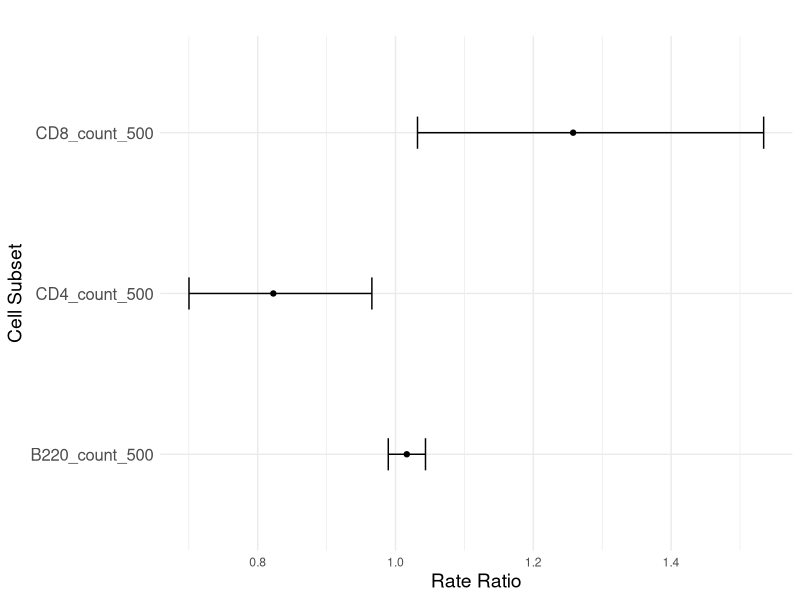
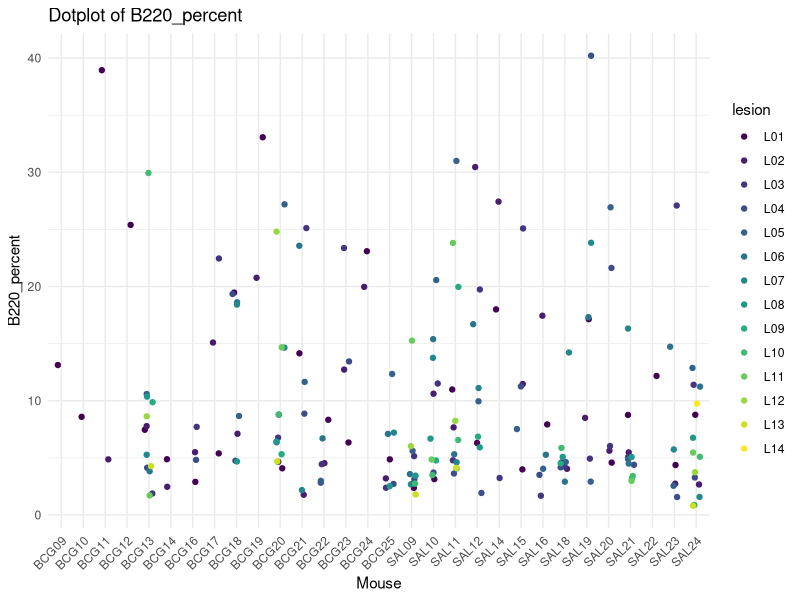
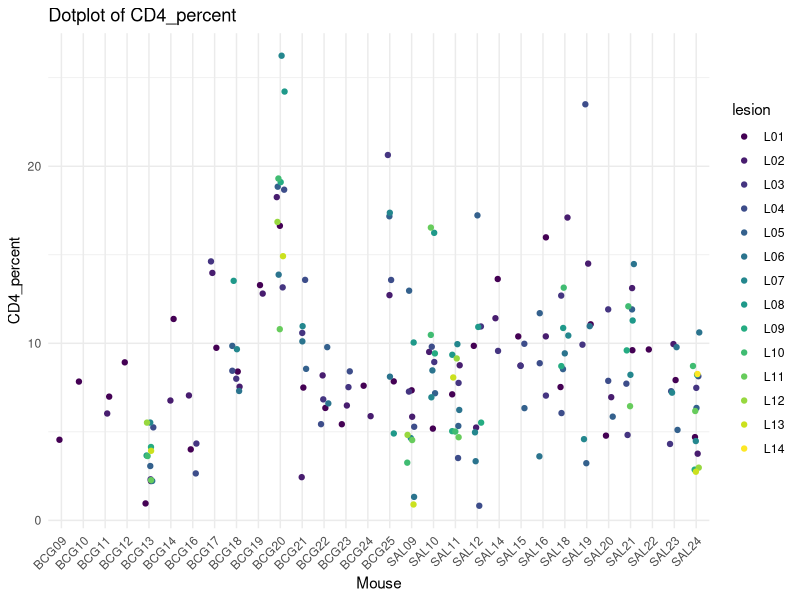
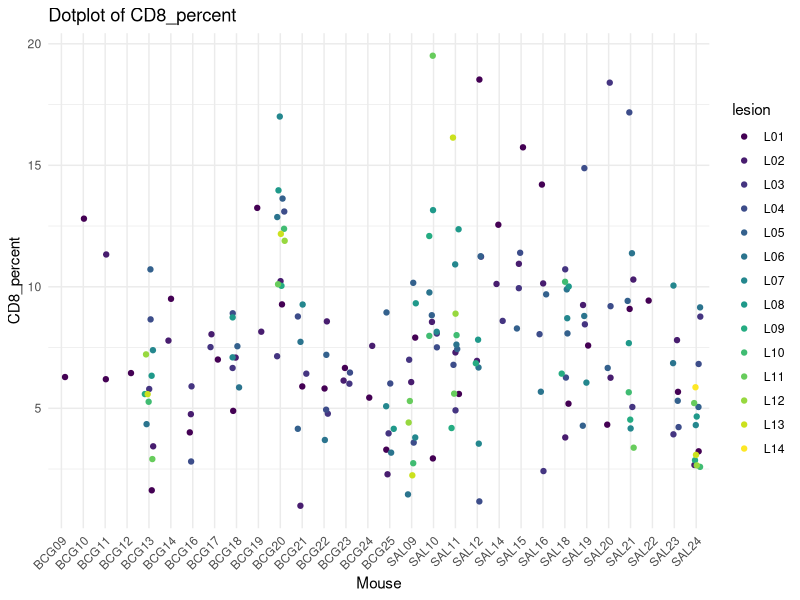
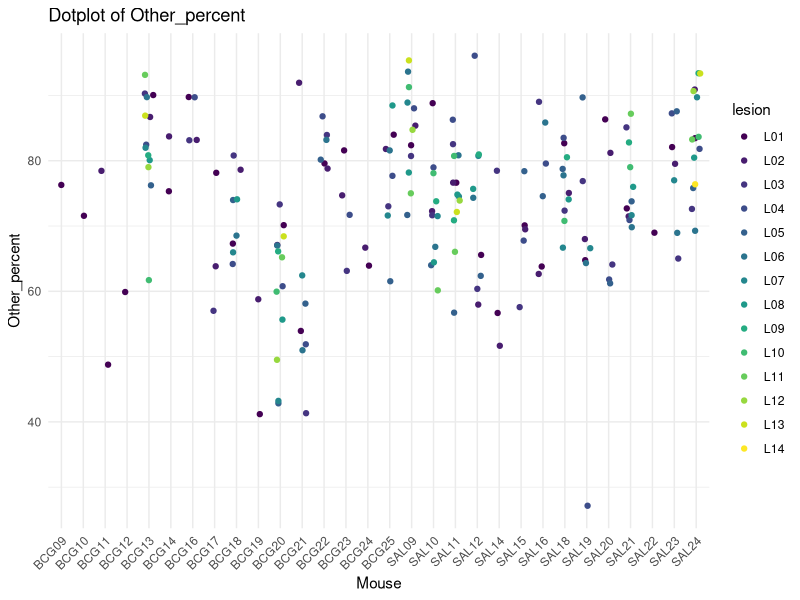
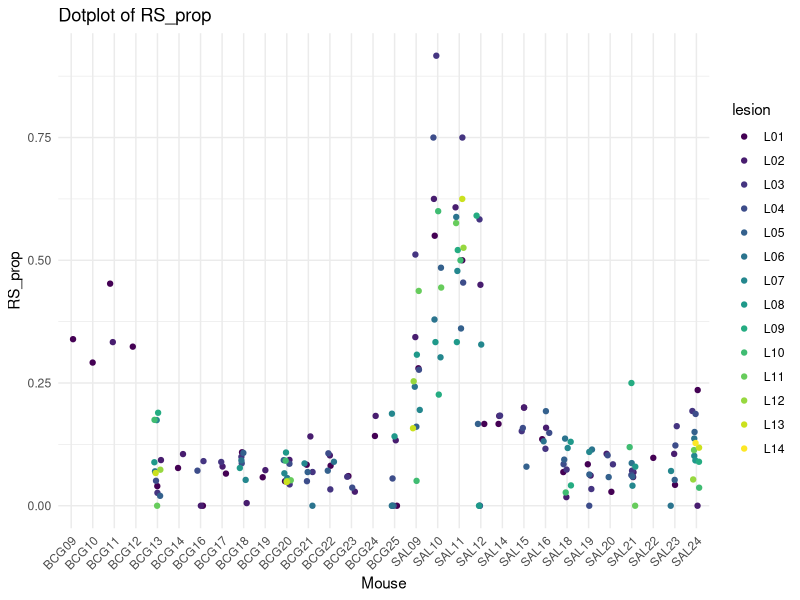
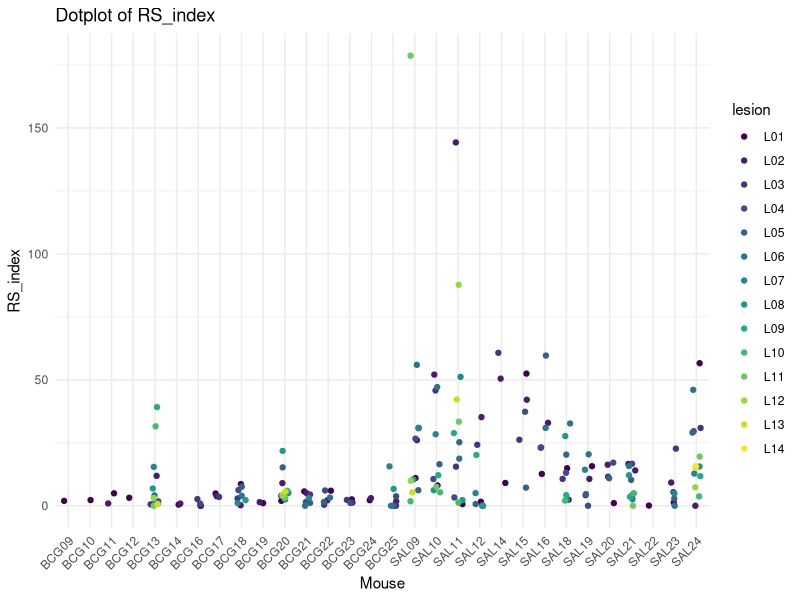
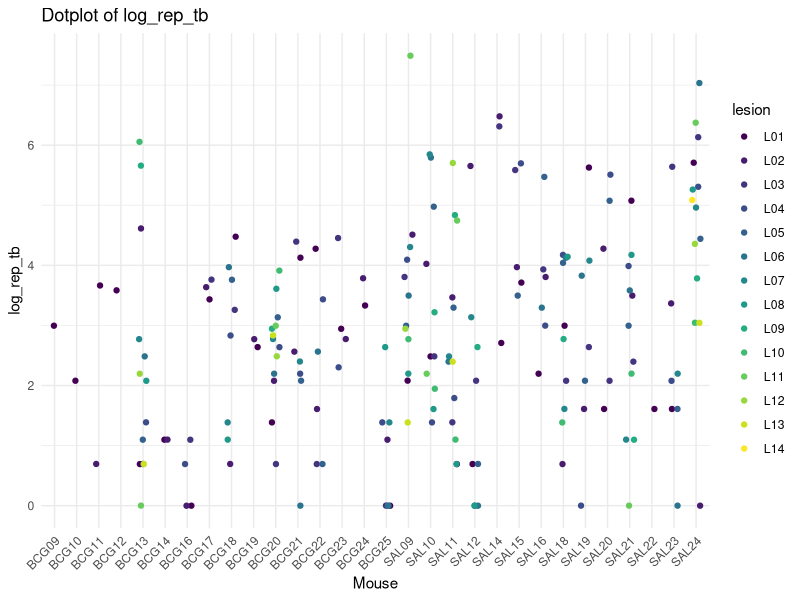

The R source for these figures, in order: (Note: this script raises an error after producing the figures.)
## ---- chunk 1
knitr::opts_chunk$set(echo = TRUE)
## ---- chunk 2
library(MASS)
library(gridExtra)  
library(mnormt) 
library(lme4) 
library(knitr) 
library(kableExtra)
library(tidyverse)
library(ggplot2)
library(viridis)
## ---- chunk 3
granuloma_data <- read.csv("IHC_ISH_clean_data_WIP 1.csv")
## ---- chunk 4
# Fit Poisson GLMs with offset
glm_granuloma <- glm(rep_tb ~ CD4_count_500 + CD8_count_500 + B220_count_500 + Vaccination + Timepoint + offset(log(total_tb)), data = granuloma_data, family = quasipoisson())


summary(glm_granuloma)

# Coefficients from the model
coefficients <- c(Intercept = -2.70185,
                  CD4_count_500 = -0.19521,
                  CD8_count_500 = 0.22937,
                  B220_count_500 = 0.01623,
                  VaccinationSAL = 0.43675,
                  TimepointD56 = 0.79078)

# Function to calculate percentage change
percent_change <- function(coef) {
  (exp(coef) - 1) * 100
}

# Apply the function to all coefficients (excluding the intercept)
percent_changes <- sapply(coefficients[-1], percent_change)

# Output the percent changes
percent_changes

glm_granuloma_df <- as.data.frame(percent_changes)

glm_granuloma_df  <- rownames_to_column(glm_granuloma_df , var = "Cell Subset")
## ---- chunk 5
CI <- exp(confint(glm_granuloma))
# Extract coefficients
coefficients <- summary(glm_granuloma)$coef

# Define a significance threshold (e.g., 0.05)
significance_threshold <- 1

# Filter significant coefficients
significant_coefficients <- coefficients[coefficients[, 4] < significance_threshold, ]

# Calculate odds ratios
rate_ratios <- exp(significant_coefficients[, 1])

# Add variable names for interpretation
rate_ratios <- data.frame(
  Rate_Ratio = rate_ratios)



rate_ratios <- as.data.frame(rate_ratios) %>% 
    rownames_to_column('Cell Subset')
CI_df  <- as.data.frame(CI) %>%
    rownames_to_column('Cell Subset')

CI_df <- CI_df %>% dplyr::slice(-1)


rate_ratios <- inner_join(rate_ratios, CI_df, by = "Cell Subset")
rate_ratios$`Cell Subset` <- gsub("^group", "", rate_ratios$`Cell Subset`)
rate_ratios <- rate_ratios  %>%
  filter(`Cell Subset` != "(Intercept)")

rate_ratios 
## ---- chunk 6
rate_ratios<- data.frame(
  Cell_Subset = c("CD4_count_500", "CD8_count_500", "B220_count_500"),
  Rate_Ratio = c(0.8226647, 1.2578057, 1.0163662),
  Lower_CI = c(0.7002648, 1.0319083, 0.9895011),
  Upper_CI = c(0.9656904, 1.5343186, 1.0435044)
)



ggplot(rate_ratios, aes(x = Cell_Subset, y = Rate_Ratio)) +
  geom_point() +
  geom_errorbar(aes(ymin = Lower_CI, ymax = Upper_CI), width = 0.2) +
  coord_flip() +
  theme_minimal() +
  labs(
    x = "Cell Subset",
    y = "Rate Ratio",
    title = ""
  ) +
  theme(
    axis.text.y = element_text(size = 12),
    axis.title = element_text(size = 14),
    plot.title = element_text(size = 16, face = "bold")
  )

## ---- chunk 7
colnames(granuloma_data)

# Correlation matrix
cor(granuloma_data[, c("RS_prop", "CD4_count_500")])


cor(granuloma_data[, c("RS_prop", "CD8_count_500")])


cor(granuloma_data[, c("RS_prop", "B220_count_500")])
## ---- chunk 8
# Plot for B220_percent
ggplot(granuloma_data, aes(x = mouse, y = B220_percent, color = lesion)) +
  geom_jitter(width = 0.2) +
  ggtitle("Dotplot of B220_percent") +
  xlab("Mouse") +
  ylab("B220_percent") +
  scale_color_viridis_d() +
  theme_minimal() +
  theme(axis.text.x = element_text(angle = 45, hjust = 1))

# Plot for CD4_percent
ggplot(granuloma_data, aes(x = mouse, y = CD4_percent, color = lesion)) +
  geom_jitter(width = 0.2) +
  ggtitle("Dotplot of CD4_percent") +
  xlab("Mouse") +
  ylab("CD4_percent") +
  scale_color_viridis_d() +  
  theme_minimal() +
  theme(axis.text.x = element_text(angle = 45, hjust = 1))

# Plot for CD8_percent
ggplot(granuloma_data, aes(x = mouse, y = CD8_percent, color = lesion)) +
  geom_jitter(width = 0.2) +
  ggtitle("Dotplot of CD8_percent") +
  xlab("Mouse") +
  ylab("CD8_percent") +
  scale_color_viridis_d() +  
  theme_minimal() +
  theme(axis.text.x = element_text(angle = 45, hjust = 1))

# Plot for Other_percent
ggplot(granuloma_data, aes(x = mouse, y = Other_percent, color = lesion)) +
  geom_jitter(width = 0.2) +
  ggtitle("Dotplot of Other_percent") +
  xlab("Mouse") +
  ylab("Other_percent") +
  scale_color_viridis_d() + 
  theme_minimal() +
  theme(axis.text.x = element_text(angle = 45, hjust = 1))

# Plot for RS_prop
ggplot(granuloma_data, aes(x = mouse, y = RS_prop, color = lesion)) +
  geom_jitter(width = 0.2) +
  ggtitle("Dotplot of RS_prop") +
  xlab("Mouse") +
  ylab("RS_prop") +
  scale_color_viridis_d() +  
  theme_minimal() +
  theme(axis.text.x = element_text(angle = 45, hjust = 1))

# Plot for RS_index
ggplot(granuloma_data, aes(x = mouse, y = RS_index, color = lesion)) +
  geom_jitter(width = 0.2) +
  ggtitle("Dotplot of RS_index") +
  xlab("Mouse") +
  ylab("RS_index") +
  scale_color_viridis_d() + 
  theme_minimal() +
  theme(axis.text.x = element_text(angle = 45, hjust = 1))

# Plot for log_rep_tb
ggplot(granuloma_data, aes(x = mouse, y = log_rep_tb, color = lesion)) +
  geom_jitter(width = 0.2) +
  ggtitle("Dotplot of log_rep_tb") +
  xlab("Mouse") +
  ylab("log_rep_tb") +
  scale_color_viridis_d() + 
  theme_minimal() +
  theme(axis.text.x = element_text(angle = 45, hjust = 1))

# Plot for log_nonrep_tb
ggplot(granuloma_data, aes(x = mouse, y = log_nonrep_tb, color = lesion)) +
  geom_jitter(width = 0.2) +
  ggtitle("Dotplot of log_nonrep_tb") +
  xlab("Mouse") +
  ylab("log_nonrep_tb") +
  scale_color_viridis_d() + 
  theme_minimal() +
  theme(axis.text.x = element_text(angle = 45, hjust = 1))

# Plot for log_total_tb
ggplot(granuloma_data, aes(x = mouse, y = log_total_tb, color = lesion)) +
  geom_jitter(width = 0.2) +
  ggtitle("Dotplot of log_total_tb") +
  xlab("Mouse") +
  ylab("log_total_tb") +
  scale_color_viridis_d() + 
  theme_minimal() +
  theme(axis.text.x = element_text(angle = 45, hjust = 1))

# Plot for log_RS_index
ggplot(granuloma_data, aes(x = mouse, y = log_RS_index, color = lesion)) +
  geom_jitter(width = 0.2) +
  ggtitle("Dotplot of log_RS_index") +
  xlab("Mouse") +
  ylab("log_RS_index") +
  scale_color_viridis_d() +  
  theme_minimal() +
  theme(axis.text.x = element_text(angle = 45, hjust = 1))

# Plot for log_RS_prop
ggplot(granuloma_data, aes(x = mouse, y = log_RS_prop, color = lesion)) +
  geom_jitter(width = 0.2) +
  ggtitle("Dotplot of log_RS_prop") +
  xlab("Mouse") +
  ylab("log_RS_prop") +
  scale_color_viridis_d() +  
  theme_minimal() +
  theme(axis.text.x = element_text(angle = 45, hjust = 1))

ggplot(granuloma_data, aes(x = mouse, y = (rep_tb/total_tb), color = lesion)) +
  geom_jitter(width = 0.2) +
  ggtitle("Dotplot of Prop of Replicating Mtb") +
  xlab("Mouse") +
  ylab("Prop of Replicating Mtb") +
  scale_color_viridis_d() +  
  theme_minimal() +
  theme(axis.text.x = element_text(angle = 45, hjust = 1))

## ---- chunk 9
#GOOD
ggplot(granuloma_data, aes(x = Other_percent, y = (rep_tb/total_tb), color = lesion)) +
  geom_point() +
  facet_wrap(~ mouse) +
  ggtitle("Other_percent vs Prop of Replicating Mtb") +
  xlab("Other_percent") +
  ylab("Prop of Replicating TB") +
  scale_color_viridis_d() + 
  theme_minimal() +
  theme(axis.text.x = element_text(angle = 45, hjust = 1))


ggplot(granuloma_data, aes(x = B220_percent, y = (rep_tb/total_tb), color = lesion)) +
  geom_point() +
  facet_wrap(~ mouse) +
  ggtitle("B220_percent vs Prop of Replicating Mtb") +
  xlab("B220_percent") +
  ylab("Prop of Replicating TB") +
  scale_color_viridis_d() + 
  theme_minimal() +
  theme(axis.text.x = element_text(angle = 45, hjust = 1))

ggplot(granuloma_data, aes(x = CD8_percent, y = (rep_tb/total_tb), color = lesion)) +
  geom_point() +
  facet_wrap(~ mouse) +
  ggtitle("CD8_percent vs Prop of Replicating Mtb") +
  xlab("CD8_percent") +
  ylab("Prop of Replicating TB") +
  scale_color_viridis_d() + 
  theme_minimal() +
  theme(axis.text.x = element_text(angle = 45, hjust = 1))

ggplot(granuloma_data, aes(x = CD4_percent, y = (rep_tb/total_tb), color = lesion)) +
  geom_point() +
  facet_wrap(~ mouse) +
  ggtitle("CD4_percent vs Prop of Replicating Mtb") +
  xlab("CD4_percent") +
  ylab("Prop of Replicating TB") +
  scale_color_viridis_d() + 
  theme_minimal() +
  theme(axis.text.x = element_text(angle = 45, hjust = 1))
## ---- chunk 10
ggplot(granuloma_data, aes(x = CD8_percent, y = (rep_tb/total_tb), color = Vaccination)) +
  geom_point() +
  facet_wrap(~ Timepoint) +
  ggtitle("CD8_percent vs Prop of Replicating Mtb") +
  xlab("CD8_percent") +
  ylab("Prop of Replicating TB") +
  scale_color_viridis_d() + 
  theme_minimal() +
  theme(axis.text.x = element_text(angle = 45, hjust = 1))

ggplot(granuloma_data, aes(x = B220_percent, y = (rep_tb/total_tb), color = Vaccination)) +
  geom_point() +
  facet_wrap(~ Timepoint) +
  ggtitle("B220_percent vs Prop of Replicating Mtb") +
  xlab("B220_percent") +
  ylab("Prop of Replicating TB") +
  scale_color_viridis_d() + 
  theme_minimal() +
  theme(axis.text.x = element_text(angle = 45, hjust = 1))

ggplot(granuloma_data, aes(x = Other_percent, y = (rep_tb/total_tb), color = Vaccination)) +
  geom_point() +
  facet_wrap(~ Timepoint) +
  ggtitle("Other_percent vs Prop of Replicating Mtb") +
  xlab("Other_percent") +
  ylab("Prop of Replicating TB") +
  scale_color_viridis_d() + 
  theme_minimal() +
  theme(axis.text.x = element_text(angle = 45, hjust = 1))

ggplot(granuloma_data, aes(x = CD4_percent, y = (rep_tb/total_tb), color = Vaccination)) +
  geom_point() +
  facet_wrap(~ Timepoint) +
  ggtitle("CD4_percent vs Prop of Replicating Mtb") +
  xlab("CD4_percent") +
  ylab("Prop of Replicating TB") +
  scale_color_viridis_d() + 
  theme_minimal() +
  theme(axis.text.x = element_text(angle = 45, hjust = 1))
## ---- chunk 11
#GOOD

ggplot(granuloma_data, aes(x = CD4_percent, y = (rep_tb/total_tb), color = Vaccination)) +
  geom_point() +
  facet_wrap(~ mouse) +
  ggtitle("CD4_percent vs Prop of Replicating Mtb") +
  xlab("CD4_percent") +
  ylab("Prop of Replicating TB") +
  scale_color_viridis_d() + 
  theme_minimal() +
  theme(axis.text.x = element_text(angle = 45, hjust = 1))

ggplot(granuloma_data, aes(x = CD8_percent, y = (rep_tb/total_tb), color = Vaccination)) +
  geom_point() +
  facet_wrap(~ mouse) +
  ggtitle("CD8_percent vs Prop of Replicating Mtb") +
  xlab("CD8_percent") +
  ylab("Prop of Replicating TB") +
  scale_color_viridis_d() + 
  theme_minimal() +
  theme(axis.text.x = element_text(angle = 45, hjust = 1))

ggplot(granuloma_data, aes(x = B220_percent, y = (rep_tb/total_tb), color = Vaccination)) +
  geom_point() +
  facet_wrap(~ mouse) +
  ggtitle("B220_percent vs Prop of Replicating Mtb") +
  xlab("B220_percent") +
  ylab("Prop of Replicating TB") +
  scale_color_viridis_d() + 
  theme_minimal() +
  theme(axis.text.x = element_text(angle = 45, hjust = 1))

ggplot(granuloma_data, aes(x = Other_percent, y = (rep_tb/total_tb), color = Vaccination)) +
  geom_point() +
  facet_wrap(~ mouse) +
  ggtitle("Other_percent vs Prop of Replicating Mtb") +
  xlab("Other_percent") +
  ylab("Prop of Replicating TB") +
  scale_color_viridis_d() + 
  theme_minimal() +
  theme(axis.text.x = element_text(angle = 45, hjust = 1))
## ---- chunk 12
# nb <- glmer.nb(rep_tb ~ CD4_count_500 + CD8_count_500 + B220_count_500 + Vaccination + Timepoint + (1 | mouse/unique_lesion) + offset(log(total_tb)), data = granuloma_data)
# 
# summary(nb)
## ---- chunk 13
model_mouse_offset <- glmer(rep_tb ~ CD4_count_500 + CD8_count_500 + B220_count_500 + 
                              Vaccination + Timepoint + (1 | mouse) + offset(log(total_tb)) + (1 | unique_lesion), 
                            data = granuloma_data, family = poisson())


summary(model_mouse_offset)

# Coefficients from Poisson regression
coefficients <- c(Intercept = -2.75987,
                  CD4_count_500 = -0.09134,
                  CD8_count_500 = 0.06960,
                  B220_count_500 = 0.04841,
                  VaccinationSAL = 0.28365,
                  TimepointD56 = 0.96559)

# Function to calculate percentage change from rate ratio (similar to odds ratio)
percent_change <- function(coef) {
  (exp(coef) - 1) * 100
}

# Apply the function to all coefficients (excluding the intercept)
percent_changes <- sapply(coefficients[-1], percent_change)

# Output the percent changes/outcome rate change. this is like percent change in odds from odds ratios calculated from estimated coefficients
percent_changes

mouse_model_offset_df <- as.data.frame(percent_changes)

mouse_model_offset_df  <- rownames_to_column(mouse_model_offset_df , var = "Cell Subset")



## ---- chunk 14
CI <- exp(confint(model_mouse_offset))
# Extract coefficients
coefficients <- summary(model_mouse_offset)$coef

# Define a significance threshold (e.g., 0.05)
significance_threshold <- 1

# Filter significant coefficients
significant_coefficients <- coefficients[coefficients[, 4] < significance_threshold, ]

# Calculate odds ratios
rate_ratios <- exp(significant_coefficients[, 1])

# Add variable names for interpretation
rate_ratios <- data.frame(
  Rate_Ratio = rate_ratios)



rate_ratios <- as.data.frame(rate_ratios) %>% 
    rownames_to_column('Cell Subset')
CI_df  <- as.data.frame(CI) %>%
    rownames_to_column('Cell Subset')

CI_df <- CI_df %>% dplyr::slice(-c(1, 2))


rate_ratios <- inner_join(rate_ratios, CI_df, by = "Cell Subset")
rate_ratios$`Cell Subset` <- gsub("^group", "", rate_ratios$`Cell Subset`)
rate_ratios <- rate_ratios  %>%
  filter(`Cell Subset` != "(Intercept)")

rate_ratios 
## ---- chunk 15
rate_ratios <- data.frame(
  Cell_Subset = c("CD4_count_500", "CD8_count_500", "B220_count_500"),
  Rate_Ratio = c(0.9127092, 1.0720808, 1.0496014),
  Lower_CI = c(0.7435882, 0.8485657, 1.0085407),
  Upper_CI = c(1.121988, 1.351081, 1.093222)
)


rate_ratios$Cell_Subset <- as.factor(rate_ratios$Cell_Subset)

rate_ratios$Cell_Subset <- factor(rate_ratios$Cell_Subset, levels = c("B220_count_500", "CD8_count_500", "CD4_count_500"))


ggplot(rate_ratios, aes(x = Cell_Subset, y = Rate_Ratio)) +
  geom_point() +
  geom_errorbar(aes(ymin = Lower_CI, ymax = Upper_CI), width = 0.2) +
  geom_hline(yintercept = 1, linetype = "dotted", color = "red") +
  coord_flip() +
  scale_y_continuous(breaks = c(0.6, 0.9, 1.2, 1.5), limits = c(0.5, 1.5)) +  # Adjust y-axis limits and breaks
  theme_minimal() +
  labs(
    x = " ",
    y = "Estimated Relative Rate Of Replicating Mtb per 500 Immune Cell Increase",
    title = ""
  ) +
  theme(
    panel.grid.major = element_blank(),  # Remove major gridlines
    #panel.grid.minor = element_blank(),  # Remove minor gridlines
    axis.text.y = element_text(size = 12),
    axis.title = element_text(size = 10),
    plot.title = element_text(size = 16, face = "bold")
  )



## ---- chunk 16
# For Model 1 (Quasi-Poisson GLM)
deviance_model1 <- deviance(glm_granuloma)

# For Model 2 (Poisson GLMM)
deviance_model2 <- deviance(model_mouse_offset)

# Compare Deviance
deviance_model1
deviance_model2
